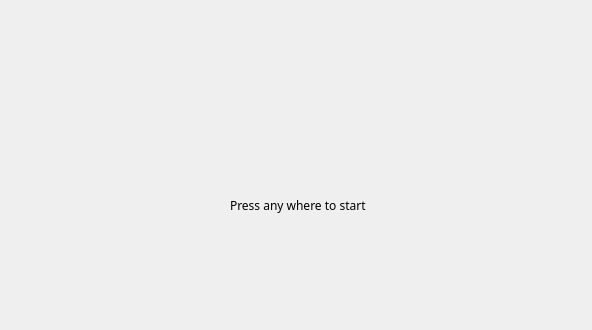
<?xml version="1.0" encoding="UTF-8"?>
<ui version="4.0">
 <class>Form</class>
 <widget class="QWidget" name="Form">
  <property name="geometry">
   <rect>
    <x>0</x>
    <y>0</y>
    <width>592</width>
    <height>330</height>
   </rect>
  </property>
  <property name="minimumSize">
   <size>
    <width>592</width>
    <height>330</height>
   </size>
  </property>
  <property name="baseSize">
   <size>
    <width>592</width>
    <height>330</height>
   </size>
  </property>
  <property name="windowTitle">
   <string>Meloditizer</string>
  </property>
  <widget class="QLabel" name="BG">
   <property name="geometry">
    <rect>
     <x>0</x>
     <y>-20</y>
     <width>601</width>
     <height>361</height>
    </rect>
   </property>
   <property name="text">
    <string/>
   </property>
   <property name="pixmap">
    <pixmap>rsz_free_space_galaxy_texture_by_lyshastra-d77gh18.png</pixmap>
   </property>
  </widget>
  <widget class="QLabel" name="Title">
   <property name="geometry">
    <rect>
     <x>120</x>
     <y>100</y>
     <width>351</width>
     <height>81</height>
    </rect>
   </property>
   <property name="text">
    <string/>
   </property>
   <property name="pixmap">
    <pixmap>LOGO.png</pixmap>
   </property>
  </widget>
  <widget class="QLabel" name="Description">
   <property name="geometry">
    <rect>
     <x>230</x>
     <y>190</y>
     <width>161</width>
     <height>31</height>
    </rect>
   </property>
   <property name="font">
    <font>
     <family>Scribble Box</family>
    </font>
   </property>
   <property name="text">
    <string>Press any where to start</string>
   </property>
  </widget>
 </widget>
 <resources/>
 <connections/>
</ui>
